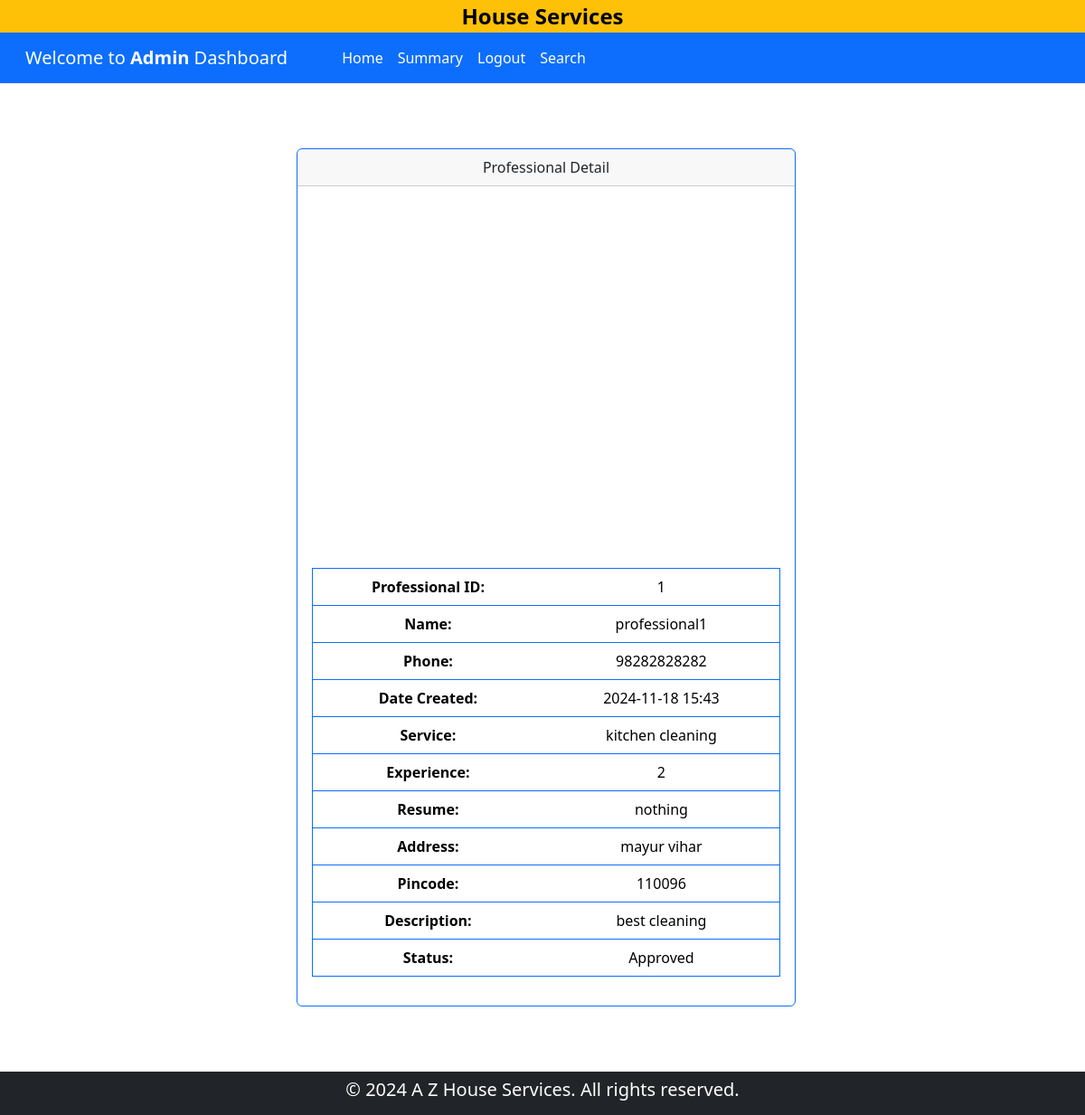
Before: /admin/show_detail/professional/1 with the older database file.
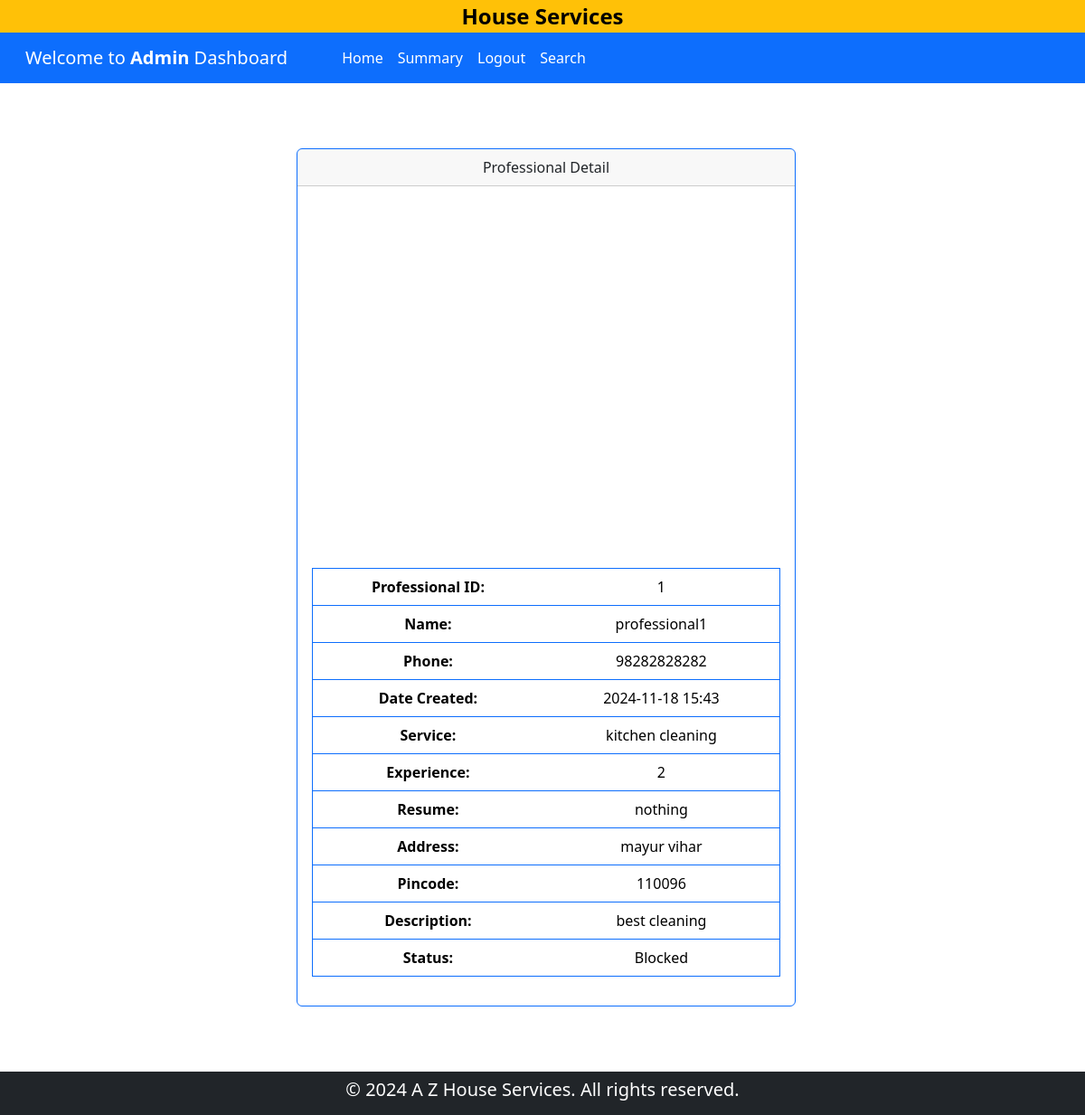
After: the same page with the newer database file.
### backened/modals.py (models this page shows)
class Professional(db.Model):
    __tablename__ = "professional"
    id = db.Column(db.Integer, primary_key=True)
    email = db.Column(db.String(120), unique=True, nullable=False)
    password = db.Column(db.String(120), nullable=False)
    name = db.Column(db.String(120), nullable=False)
    phone = db.Column(db.Integer, nullable=False)
    address = db.Column(db.String(200), nullable=False)
    pincode = db.Column(db.Integer, nullable=False)
    date_created = db.Column(db.DateTime, default=datetime.now,nullable=False)
    description = db.Column(db.Text, nullable=True)
    service_type = db.Column(db.String(120), nullable=False)
    experience = db.Column(db.Integer, nullable=False)
    file_path = db.Column(db.String(255), nullable=False)
    status = db.Column(db.String(30), default="pending",nullable=False)
    service_requests = db.relationship(
        "ServiceRequest",
        backref="professional",
        lazy=True,
        cascade="all, delete-orphan",
    )

### backened/controller.py (the view)
@app.route("/admin/show_detail/<item>/<id>")
def show_detail_admin(item, id):
    if item == "service":
        ser = Service.query.filter_by(id=id).first()
        return render_template("show_admin_detail.html", ser=ser, item=item)
    elif item == "service_request":
        serreq = ServiceRequest.query.filter_by(id=id).first()
        return render_template("show_admin_detail.html", serreq=serreq, item=item)
    elif item == "customer":
        cust = Customer.query.filter_by(id=id).first()
        return render_template("show_admin_detail.html", customer=cust, item=item)
    else:
        prof = Professional.query.filter_by(id=id).first()
        return render_template("show_admin_detail.html", prof=prof, item=item)

### templates/show_admin_detail.html (shortened to what the changed rows need)
{% extends 'admin_dashboard.html' %}
{% block admin_content %}
    <div class="container-fluid justify-content-center m-3">
        {% if item == 'service' %}
            <div class="my-5 row container align-items-center justify-content-center">
                <div class="col-8 col-lg-4 col-xl-4 my-4 ">
                    <div class="card border-primary">
                        <div class="card-header text-center">
                            Service Detail
                        </div>
                        <div class="card-body text-center">
                            <table class="table border border-primary">
                                <tr>
                                    <th>Service ID:</th>
                                    <td>{{ ser.id }}</td>
                                </tr>
                                <tr>
                                    <th> Name:</th>
                                    <td>{{ ser.name }}</td>
                                </tr>
                                <tr>
                                    <th>Price:</th>
                                    <td>Rs.  {{ ser.price }}</td>
                                </tr>
                                <tr>
                                    <th>Time Required:</th>
                                    <td>{{ ser.time_required }}</td>
                                </tr>
                                <tr>
                                    <th>Description:</th>
                                    <td>{{ ser.description }}</td>
                                </tr>
                            </table>
                        </div>
                    </div>
                </div>
            </div>
        {% else %}
        <div class="my-5 row container-fluid align-items-center justify-content-center">
            <div class="col-8 col-lg-4 col-xl-6 my-4 ">
                <div class="card border-primary">
                    <div class="card-header text-center">
                        Professional Detail
                    </div>
                    <div class="card-body text-center">
                        <table class="table border border-primary">
                            <tr>
                                <th>Professional ID:</th>
                                <td>{{ prof.id }}</td>
                            </tr>
                            <tr>
                                <th> Name:</th>
                                <td>{{ prof.name }}</td>
                            </tr>
                            <tr>
                                <th>Phone:</th>
                                <td>{{ prof.phone }}</td>
                            </tr>
                            <tr>
                                <th>Date Created:</th>
                                <td>{{ prof.date_created.strftime('%Y-%m-%d %H:%M') }}</td>
                            </tr>
                            <tr>
                                <th>Service:</th>
                                <td>{{ prof.service_type }}</td>
                            </tr>
                            <tr>
                                <th>Experience:</th>
                                <td>{{ prof.experience }}</td>
                            </tr>
                            <tr>
                                <th>Resume:</th>
                                <td>{{ prof.file_path | replace('./professional_verification/','') }}</td>
                            </tr>
                            <tr>
                                <th>Address:</th>
                                <td>{{ prof.address }}</td>
                            </tr>
                            <tr>
                                <th>Pincode:</th>
                                <td>{{ prof.pincode }}</td>
                            </tr>
                            <tr>
                                <th>Description:</th>
                                <td>{{ prof.description }}</td>
                            </tr>
                            <tr>
                                <th>Status:</th>
                                <td>{{ prof.status }}</td>
                            </tr>
                            <tr>
                                <iframe src='{{ url_for('professional_file', filename= prof.file_path | replace('./professional_verification/','')) }}' width="600" height="400"></iframe>
                            </tr>
                        </table>
                    </div>
                </div>
            </div>
        </div>
        {% endif %}
    </div>
{% endblock admin_content %}

Changed rows visible on the page:
changed Professional "professional1": status "Approved" → "Blocked"
